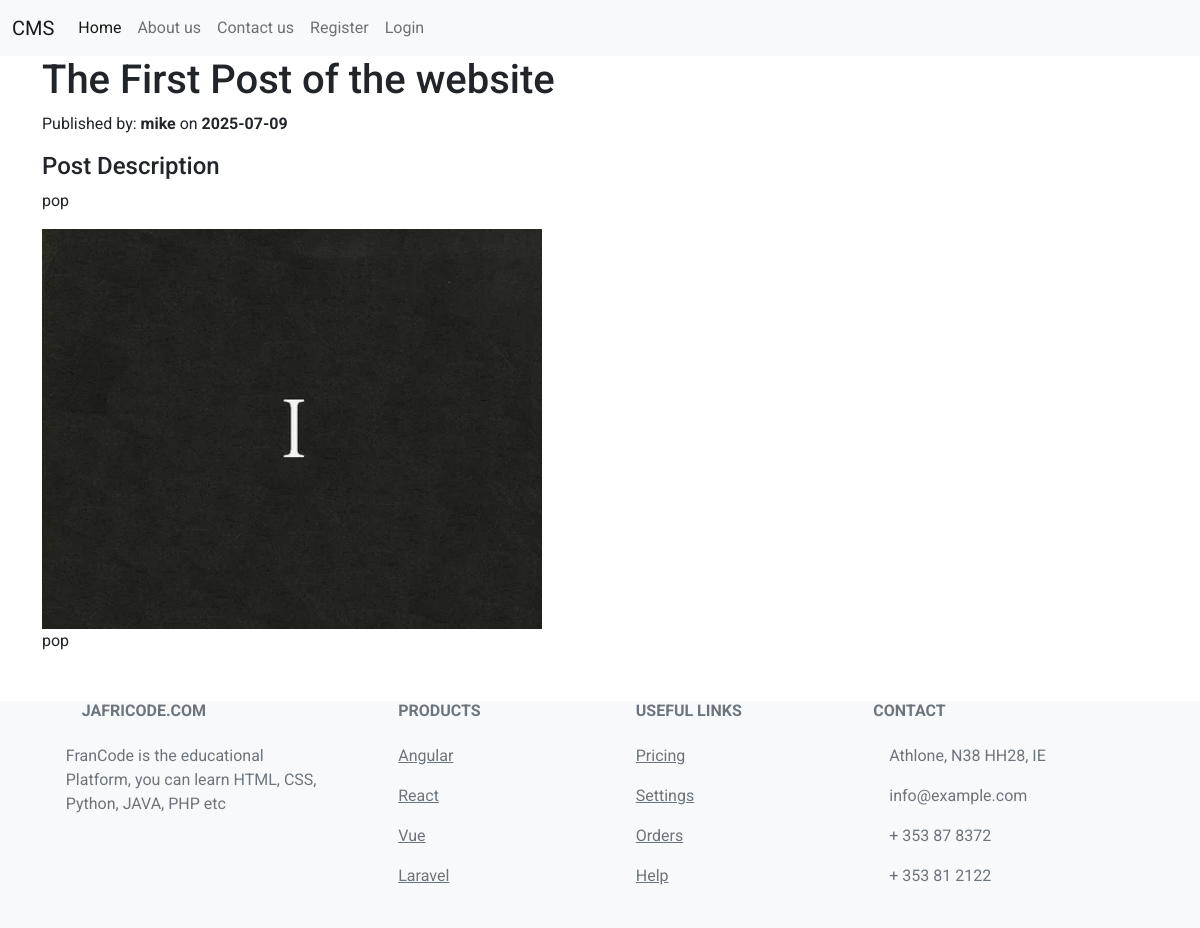
The page /Dashboard/blog_post_page.php?post_id=1 on the database its author committed.
### tables this page shows
CREATE TABLE `all_posts` (
  `p_id` int(10) NOT NULL,
  `p_title` varchar(150) NOT NULL,
  `p_description` varchar(200) NOT NULL,
  `p_content` varchar(5000) NOT NULL,
  `p_pic` varchar(100) NOT NULL,
  `p_date` date NOT NULL,
  `p_user` int(10) NOT NULL
);

CREATE TABLE `all_users` (
  `u_id` int(10) NOT NULL,
  `u_name` varchar(200) NOT NULL,
  `u_email` varchar(255) NOT NULL,
  `u_pwd` varchar(255) NOT NULL,
  `u_pic` varchar(200) NOT NULL,
  `u_dob` varchar(200) NOT NULL,
  `u_country` varchar(200) NOT NULL,
  `u_city` varchar(200) NOT NULL,
  `u_site` varchar(200) NOT NULL,
  `u_bio` varchar(4000) NOT NULL,
  `u_is_admin` varchar(10) NOT NULL DEFAULT 'False'
);

### Dashboard/blog_post_page.php (the view, shortened to what this page needs)
<?php
include 'mycon.php';
?>
<!doctype html>
<html lang="en">
  <head>
    <link href="https://cdn.jsdelivr.net/npm/bootstrap@5.2.2/dist/css/bootstrap.min.css" rel="stylesheet">
</head>
  <body>
  <nav class="navbar navbar-expand-lg navbar-light bg-light">
        <div class="container-fluid">
          <a class="navbar-brand" href="#">CMS</a>
          <div class="collapse navbar-collapse" id="navbarNav">
            <ul class="navbar-nav">
              <li class="nav-item">
                <a class="nav-link active" aria-current="page" href="../index.php">Home</a>
              </li>
              <li class="nav-item">
                <a class="nav-link" href="#">About us</a>
              </li>
              <li class="nav-item">
                <a class="nav-link" href="#">Contact us</a>
              </li>
              <?php
              if (isset($_SESSION['u_id'])) {
              ?>
                <li class="nav-item">
                  <a class="nav-link" href="dashboard.php">Dashboard</a>
                </li>
                <li class="nav-item">
                  <a class="nav-link" href="logout.php">Logout</a>
                </li>
              <?php } else { ?>
                <li class="nav-item">
                <a class="nav-link" href="register.php">Register</a>
                </li>
                <li class="nav-item">
                <a class="nav-link" href="login.php">Login</a>
                </li>
              <?php } ?>
            </ul>
          </div>
        </div>
      </nav>
      <div class="container">
        <?php
        if(isset($_GET['post_id'])) {
            $post_id = $_GET['post_id'];
            $query = "SELECT * FROM all_posts WHERE p_id='$post_id'";
            $result = mysqli_query($conn, $query);
            if($result && mysqli_num_rows($result) > 0) {
                $row = mysqli_fetch_assoc($result);
                $p_title = $row['p_title'];
                $p_content = $row['p_content'];
                $p_description = $row['p_description'];
                $p_image = $row['p_pic'];
                $p_date = $row['p_date'];
                $p_user = $row['p_user'];
              }  else {
                echo "<h2>Post not found!</h2>";
                exit;
              }
        } else {
            echo "<h2>Post not available!</h2>";
            exit;
        }
        $user_query = "SELECT * FROM all_users WHERE u_id='$p_user'";
        $user_result = mysqli_query($conn, $user_query);
        if($user_result && mysqli_num_rows($user_result) > 0) {
            $user_row = mysqli_fetch_assoc($user_result);
            $p_user_name = $user_row['u_name'];
        } else {
            $p_user_name = "Unknown User";
        }
        ?>
        <h1><?php echo $p_title;?></h1>
        <p>Published by: <b><?php echo $p_user_name;?></b> on <b><?php echo $p_date;?></b></p>
        <h4>Post Description</h4>
        <p>
        <?php echo $p_description; ?>
        </p>
        <img src="../postImages/<?php echo $p_image;?>" width="500" height="400" alt="">
        <p>
        <?php echo $p_content;?>
        </p>
      </div>
<footer class="text-center text-lg-start bg-light text-muted">
  <section class="">
    <div class="container text-center text-md-start mt-5">
      <div class="row mt-3">
        <div class="col-md-3 col-lg-4 col-xl-3 mx-auto mb-4">
          <h6 class="text-uppercase fw-bold mb-4">
          <i class="fas fa-gem me-3"></i>JafriCode.com
          </h6>
          <p>
            FranCode is the educational Platform, you can learn HTML, CSS, Python, JAVA, PHP etc
          </p>
        </div>
        <div class="col-md-2 col-lg-2 col-xl-2 mx-auto mb-4">
          <h6 class="text-uppercase fw-bold mb-4">
            Products
          </h6>
          <p>
            <a href="#!" class="text-reset">Angular</a>
          </p>
          <p>
            <a href="#!" class="text-reset">React</a>
          </p>
          <p>
            <a href="#!" class="text-reset">Vue</a>
          </p>
          <p>
            <a href="#!" class="text-reset">Laravel</a>
          </p>
        </div>
        <div class="col-md-3 col-lg-2 col-xl-2 mx-auto mb-4">
          <h6 class="text-uppercase fw-bold mb-4">
            Useful links
          </h6>
          <p>
            <a href="#!" class="text-reset">Pricing</a>
          </p>
          <p>
            <a href="#!" class="text-reset">Settings</a>
          </p>
          <p>
            <a href="#!" class="text-reset">Orders</a>
          </p>
          <p>
            <a href="#!" class="text-reset">Help</a>
          </p>
        </div>
        <div class="col-md-4 col-lg-3 col-xl-3 mx-auto mb-md-0 mb-4">
          <h6 class="text-uppercase fw-bold mb-4">Contact</h6>
          <p><i class="fas fa-home me-3"></i> Athlone, N38 HH28, IE</p>
          <p>
            info@example.com
          </p>
          <p><i class="fas fa-phone me-3"></i> + 353 87 8372</p>
          <p><i class="fas fa-print me-3"></i> + 353 81 2122</p>
        </div>
      </div>
    </div>
  </section>
</footer>
  </body>
</html>

### Dashboard/blog_post_page.php (style rules this page uses)
html, body { -moz-box-sizing: border-box; box-sizing: border-box; height: 100%; width: 100%; background: #FFF; font-family: 'Roboto', sans-serif; font-weight: 400; }

### rows shown on the page
all_posts: p_title "The First Post of the website", p_date "2025-07-09", p_description "pop", p_pic (picture), p_content "pop"
all_users: u_name "mike"
